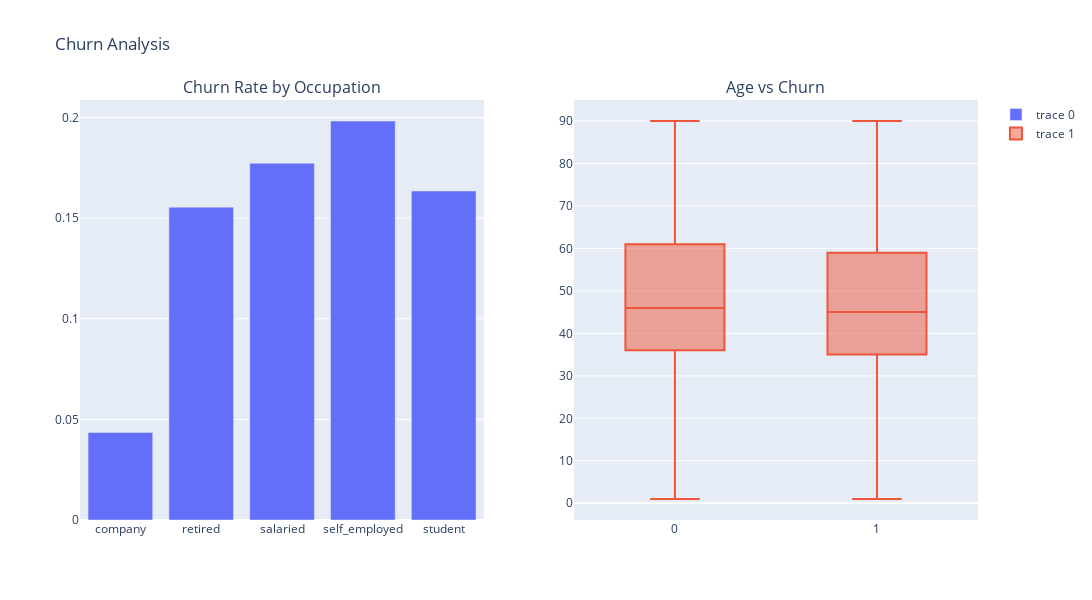

Here is the notebook cell this chart was saved with:
### Markdown cell above
### Cufflinks doesn't directly support creating subplots in the same way Matplotlib does. However, you can use Plotly's subplot feature to achieve a similar layout.

### Code cell
from plotly.subplots import make_subplots
import plotly.graph_objects as go

# Convert 'churn' to Int32 (assuming it's not already)
df['churn'] = df['churn'].astype("Int32")

# Create a figure with 2 subplots
fig = make_subplots(rows=1, cols=2, subplot_titles=('Churn Rate by Occupation', 'Age vs Churn'))

# First plot: Bar plot for Churn Rate by Occupation
churn_rate = df.groupby('occupation')['churn'].mean().reset_index()
fig.add_trace(go.Bar(x=churn_rate['occupation'], y=churn_rate['churn']), row=1, col=1)

# Second plot: Box plot for Age vs Churn
fig.add_trace(go.Box(x=df['churn'], y=df['age']), row=1, col=2)

# Update layout
fig.update_layout(height=600, width=1200, title_text="Churn Analysis")
fig.show()

### Figure 1 — Plotly figure (JSON) as saved in the notebook; plotly's stock layout.template omitted (floating-point values rounded to 4 significant figures; data arrays with more than 128 entries replaced by an {"elided": "..."} marker saying what was removed)
{"data": [{"type": "bar", "x": ["company", "retired", "salaried", "self_employed", "student"], "xaxis": "x", "y": [0.04348, 0.1555, 0.1773, 0.1983, 0.1635], "yaxis": "y"}, {"type": "box", "x": {"elided": "15929 int values"}, "xaxis": "x2", "y": {"elided": "15929 int values"}, "yaxis": "y2"}], "layout": {"annotations": [{"font": {"size": 16}, "showarrow": false, "text": "Churn Rate by Occupation", "x": 0.225, "xanchor": "center", "xref": "paper", "y": 1, "yanchor": "bottom", "yref": "paper"}, {"font": {"size": 16}, "showarrow": false, "text": "Age vs Churn", "x": 0.775, "xanchor": "center", "xref": "paper", "y": 1, "yanchor": "bottom", "yref": "paper"}], "height": 600, "title": {"text": "Churn Analysis"}, "width": 1200, "xaxis": {"anchor": "y", "domain": [0, 0.45]}, "xaxis2": {"anchor": "y2", "domain": [0.55, 1]}, "yaxis": {"anchor": "x", "domain": [0, 1]}, "yaxis2": {"anchor": "x2", "domain": [0, 1]}}}
